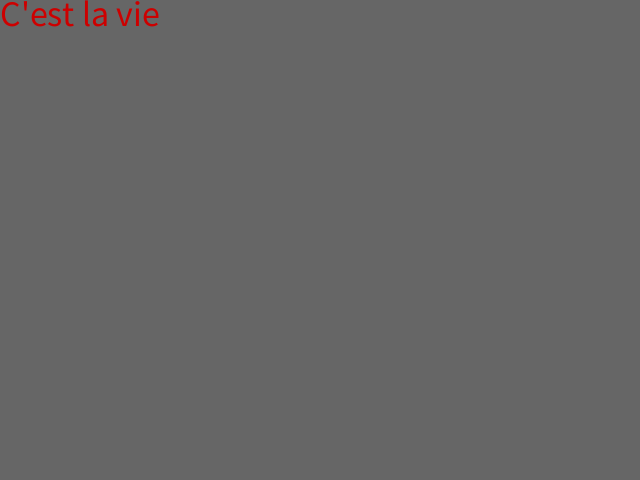
Frame 1 (no input)
Frame 60 (the mouse pressed at the canvas centre just before this capture): identical to frame 1, image omitted
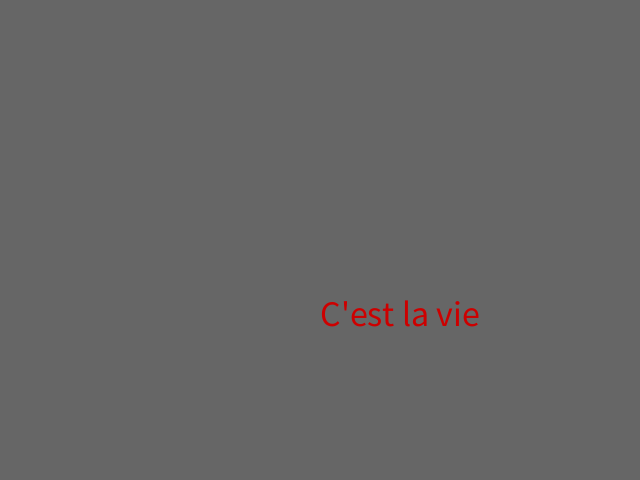
Frame 120 (the mouse held since frame 60 and released just before this capture)

The Processing sketch that drew these frames (run headless with seeded random() and noise(); from frame 60 on, the mouse is pressed at the canvas centre):

// Processing sketch: processing_45605
// ── processing_45605.pde

PFont typo;
String quote="C'est la vie";

void setup(){
  size(640,480);
}

void draw(){
  background(102);
  fill(205,0,0);
  textSize(36);
  text(quote,mouseX,mouseY*1.25,500,480);
}
